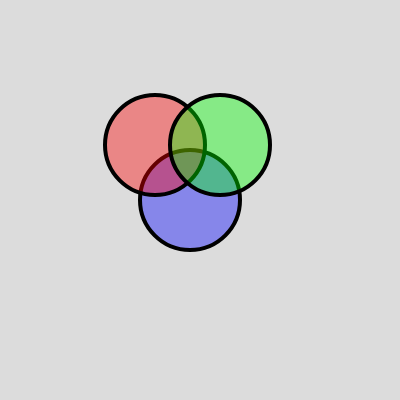
Frame 1 (no input)
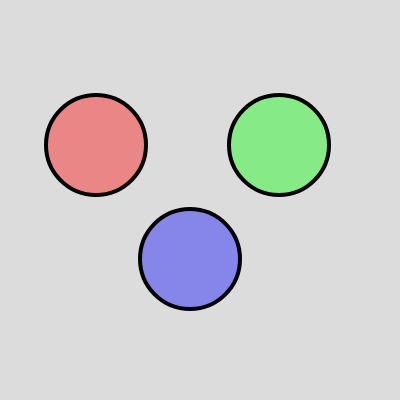
Frame 60 (no input)
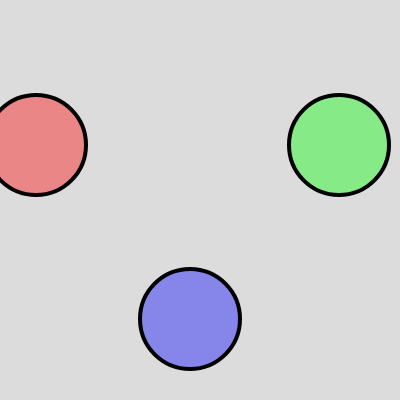
Frame 120 (the mouse pressed at the canvas centre since frame 60)

The p5.js sketch that drew these frames (run headless with seeded random() and noise() and a simulated clock; from frame 60 on, the mouse is pressed at the canvas centre):

// p5.js sketch
// ── sketch.js
let posicaoX=190;
let posicaoY=200;
let posicaoZ=155;
let= posicaoC=145;
let= posicaoS=220;
let posicaoA=145;
let d=100;
let velocidadeX=0;
let velocidadeY=-1;
let= velocidadeZ=1;
let= velocidadeC=0;
let velocidadeS=1;
let velocidadeA=0;
function setup() {
  createCanvas(400, 400);
}

function draw() {
  background(220);
  fill(0,0,255,100);
  strokeWeight(4);
  circle(posicaoX,posicaoY,d);
  posicaoX+=velocidadeX;
  posicaoY-=velocidadeY;
  //circle(190,200,100);
  fill(255,0,0,100);
  circle(posicaoZ,posicaoC,d);
  posicaoZ-=velocidadeZ;
  posicaoC-=velocidadeC;
  //circle(155,145,100);
  fill(0,255,0,100);
  circle(posicaoS,posicaoA,d);
  posicaoS+=velocidadeS;
  posicaoA+=velocidadeA;
  //circle(220,145,100);
  
}
